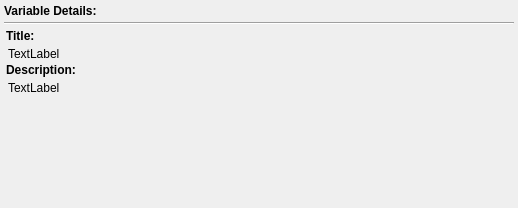
<?xml version="1.0" encoding="UTF-8"?>
<ui version="4.0">
 <class>DetailsWidget</class>
 <widget class="QWidget" name="DetailsWidget">
  <property name="geometry">
   <rect>
    <x>0</x>
    <y>0</y>
    <width>518</width>
    <height>208</height>
   </rect>
  </property>
  <property name="sizePolicy">
   <sizepolicy hsizetype="Preferred" vsizetype="Preferred">
    <horstretch>0</horstretch>
    <verstretch>0</verstretch>
   </sizepolicy>
  </property>
  <property name="windowTitle">
   <string>Details</string>
  </property>
  <layout class="QVBoxLayout" name="verticalLayout_2">
   <property name="spacing">
    <number>4</number>
   </property>
   <property name="sizeConstraint">
    <enum>QLayout::SetDefaultConstraint</enum>
   </property>
   <property name="margin">
    <number>4</number>
   </property>
   <item>
    <widget class="QLabel" name="headingLabel">
     <property name="sizePolicy">
      <sizepolicy hsizetype="Preferred" vsizetype="Fixed">
       <horstretch>0</horstretch>
       <verstretch>0</verstretch>
      </sizepolicy>
     </property>
     <property name="text">
      <string>&lt;html&gt;&lt;head/&gt;&lt;body&gt;&lt;p&gt;&lt;span style=&quot; font-weight:600;&quot;&gt;Variable Details:&lt;/span&gt;&lt;/p&gt;&lt;/body&gt;&lt;/html&gt;</string>
     </property>
     <property name="textFormat">
      <enum>Qt::RichText</enum>
     </property>
    </widget>
   </item>
   <item>
    <widget class="Line" name="line">
     <property name="orientation">
      <enum>Qt::Horizontal</enum>
     </property>
    </widget>
   </item>
   <item>
    <widget class="QScrollArea" name="scrollArea">
     <property name="sizePolicy">
      <sizepolicy hsizetype="Preferred" vsizetype="Preferred">
       <horstretch>0</horstretch>
       <verstretch>0</verstretch>
      </sizepolicy>
     </property>
     <property name="frameShape">
      <enum>QFrame::NoFrame</enum>
     </property>
     <property name="frameShadow">
      <enum>QFrame::Raised</enum>
     </property>
     <property name="lineWidth">
      <number>0</number>
     </property>
     <property name="horizontalScrollBarPolicy">
      <enum>Qt::ScrollBarAlwaysOff</enum>
     </property>
     <property name="widgetResizable">
      <bool>true</bool>
     </property>
     <property name="alignment">
      <set>Qt::AlignLeading|Qt::AlignLeft|Qt::AlignTop</set>
     </property>
     <widget class="QWidget" name="scrollAreaWidgetContents">
      <property name="geometry">
       <rect>
        <x>0</x>
        <y>0</y>
        <width>510</width>
        <height>168</height>
       </rect>
      </property>
      <property name="sizePolicy">
       <sizepolicy hsizetype="Preferred" vsizetype="Preferred">
        <horstretch>0</horstretch>
        <verstretch>0</verstretch>
       </sizepolicy>
      </property>
      <layout class="QVBoxLayout" name="verticalLayout">
       <property name="spacing">
        <number>2</number>
       </property>
       <property name="leftMargin">
        <number>2</number>
       </property>
       <property name="topMargin">
        <number>0</number>
       </property>
       <property name="rightMargin">
        <number>0</number>
       </property>
       <property name="bottomMargin">
        <number>2</number>
       </property>
       <item>
        <widget class="QLabel" name="staticLabel_1">
         <property name="sizePolicy">
          <sizepolicy hsizetype="Preferred" vsizetype="Preferred">
           <horstretch>0</horstretch>
           <verstretch>0</verstretch>
          </sizepolicy>
         </property>
         <property name="minimumSize">
          <size>
           <width>75</width>
           <height>0</height>
          </size>
         </property>
         <property name="font">
          <font>
           <weight>75</weight>
           <bold>true</bold>
          </font>
         </property>
         <property name="text">
          <string>Title:</string>
         </property>
         <property name="alignment">
          <set>Qt::AlignLeading|Qt::AlignLeft|Qt::AlignTop</set>
         </property>
        </widget>
       </item>
       <item>
        <widget class="QLabel" name="titleLabel">
         <property name="sizePolicy">
          <sizepolicy hsizetype="Expanding" vsizetype="Preferred">
           <horstretch>0</horstretch>
           <verstretch>0</verstretch>
          </sizepolicy>
         </property>
         <property name="minimumSize">
          <size>
           <width>0</width>
           <height>0</height>
          </size>
         </property>
         <property name="text">
          <string>TextLabel</string>
         </property>
         <property name="alignment">
          <set>Qt::AlignLeading|Qt::AlignLeft|Qt::AlignTop</set>
         </property>
         <property name="wordWrap">
          <bool>true</bool>
         </property>
         <property name="indent">
          <number>2</number>
         </property>
         <property name="textInteractionFlags">
          <set>Qt::LinksAccessibleByMouse|Qt::TextSelectableByMouse</set>
         </property>
        </widget>
       </item>
       <item>
        <widget class="QLabel" name="staticLabel_2">
         <property name="sizePolicy">
          <sizepolicy hsizetype="Fixed" vsizetype="Preferred">
           <horstretch>0</horstretch>
           <verstretch>0</verstretch>
          </sizepolicy>
         </property>
         <property name="minimumSize">
          <size>
           <width>110</width>
           <height>0</height>
          </size>
         </property>
         <property name="font">
          <font>
           <weight>75</weight>
           <bold>true</bold>
          </font>
         </property>
         <property name="text">
          <string>Description:</string>
         </property>
         <property name="alignment">
          <set>Qt::AlignLeading|Qt::AlignLeft|Qt::AlignTop</set>
         </property>
        </widget>
       </item>
       <item>
        <widget class="QLabel" name="descriptionLabel">
         <property name="sizePolicy">
          <sizepolicy hsizetype="Expanding" vsizetype="Preferred">
           <horstretch>0</horstretch>
           <verstretch>0</verstretch>
          </sizepolicy>
         </property>
         <property name="minimumSize">
          <size>
           <width>0</width>
           <height>0</height>
          </size>
         </property>
         <property name="text">
          <string>TextLabel</string>
         </property>
         <property name="alignment">
          <set>Qt::AlignLeading|Qt::AlignLeft|Qt::AlignTop</set>
         </property>
         <property name="wordWrap">
          <bool>true</bool>
         </property>
         <property name="margin">
          <number>0</number>
         </property>
         <property name="indent">
          <number>2</number>
         </property>
         <property name="textInteractionFlags">
          <set>Qt::LinksAccessibleByMouse|Qt::TextSelectableByMouse</set>
         </property>
        </widget>
       </item>
       <item>
        <spacer name="verticalSpacer">
         <property name="orientation">
          <enum>Qt::Vertical</enum>
         </property>
         <property name="sizeHint" stdset="0">
          <size>
           <width>20</width>
           <height>20</height>
          </size>
         </property>
        </spacer>
       </item>
      </layout>
      <zorder>titleLabel</zorder>
      <zorder>staticLabel_2</zorder>
      <zorder>descriptionLabel</zorder>
      <zorder>verticalSpacer</zorder>
      <zorder>staticLabel_1</zorder>
     </widget>
    </widget>
   </item>
  </layout>
 </widget>
 <resources/>
 <connections/>
</ui>
